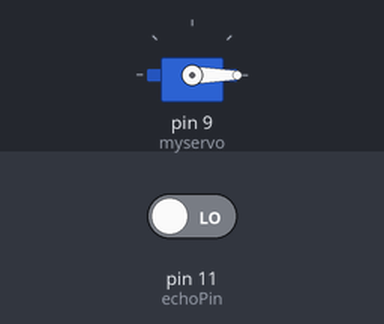
A sketch run on a simulated Arduino Uno, built with avr-gcc and run on an emulated ATmega328P. Shown: servo. The test bench sets the inputs (shaded band); at power-on: pin 11 (echoPin) LOW.

Above: at 0.1 s.
At 1.1 s:
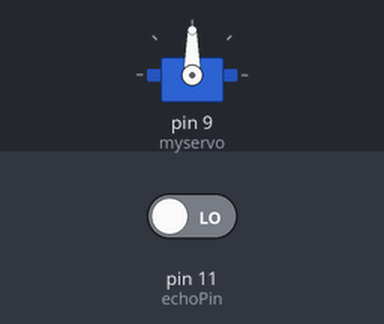
Timing chart, 0 to 2.6 s (numbered marks = the images above):
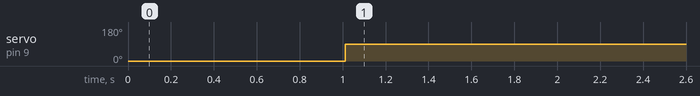

Measured:
- by itself, servo on pin 9 (myservo): 0° → 90° at 1.0 s

The sketch:

smart_dustbin.ino
```cpp
#include <Servo.h>  //include servo library
//set up of variables and pins

Servo myservo;
int open = 90;
const int trigPin = 10;
const int echoPin = 11;
long duration;
float distance;

// set up of input and output
void setup() {
  myservo.attach(9);
  pinMode(trigPin, OUTPUT);
  pinMode(echoPin, INPUT);
  myservo.write(0);
}


void loop() {

  digitalWrite(trigPin, LOW);
  delay(2);
  digitalWrite(trigPin, HIGH);  //sends signal for 10 microseconds
  delay(10);
  digitalWrite(trigPin, LOW);
  duration = pulseIn(echoPin, HIGH);
  distance = 0.034 * (duration / 2); //expression will calculate the distance in cm.

//conditional statemnts
  if (distance < 30) {

    myservo.write(open);  //lid gets open at 90 degree
    delay(2000);
  }

  else {
    myservo.write(0);
  }

}
```
